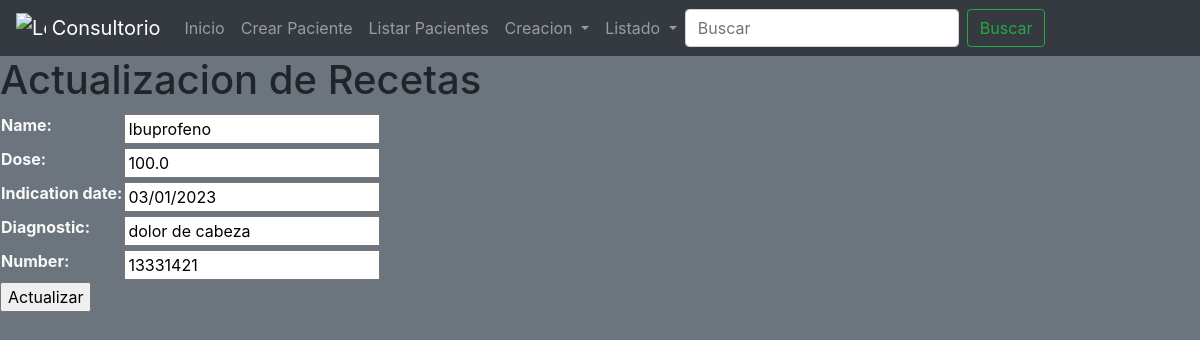
/update-medicine/1/, run on an earlier commit of the app's database.
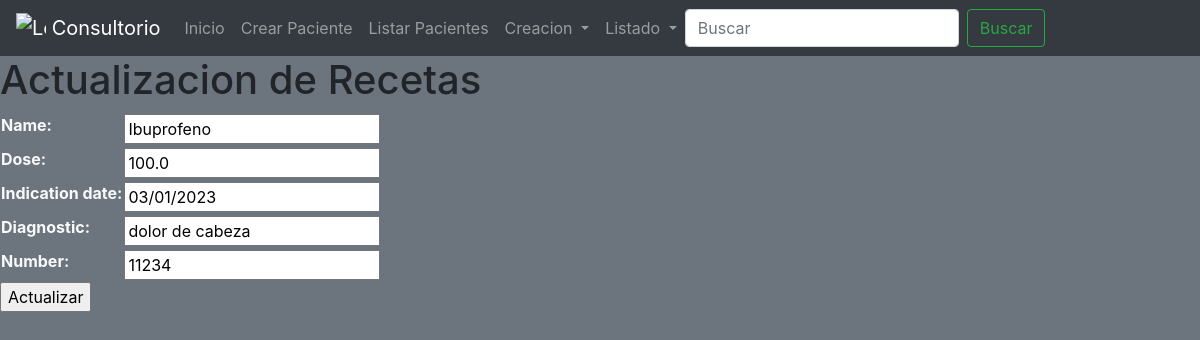
And on a later commit of the database.
### Consultorio/models.py (models this page shows, shortened)
class Medicines(models.Model):
    name = models.CharField(max_length=50,blank=False)
    dose = models.FloatField(blank=False)
    indication_date = models.DateField(blank=False)
    diagnostic = models.CharField(max_length=100, blank=False)
    number = models.IntegerField(blank=False)
    class Meta:
        verbose_name = 'Receta'
        verbose_name_plural = 'Recetas'

### Consultorio/views.py (the view)
# urls.py: path("update-medicine/<int:pk>/", MedicineUptade.as_view()),
class MedicineUptade(UpdateView):
    model = Medicines
    fields = ["name", "dose", "indication_date", "diagnostic", "number"]
    template_name= "medicines/update_medicine.html"
    success_url ="/list-medicines/"

### Templates/medicines/update_medicine.html (shortened to what this page needs)
{% extends 'base.html' %}
{% block content %}
    <h1>Actualizacion de Recetas</h1>
    {% if form %}
        <form class="text-light" method="POST">
            <table>
                {{form.as_table}}
            </table>
            <input type="submit" value="Actualizar">
        </form>
    {% endif %}
{% endblock %}

What changed in the data, as far as the page shows it:
changed Medicines "Ibuprofeno": number "13331421" → "11234"
